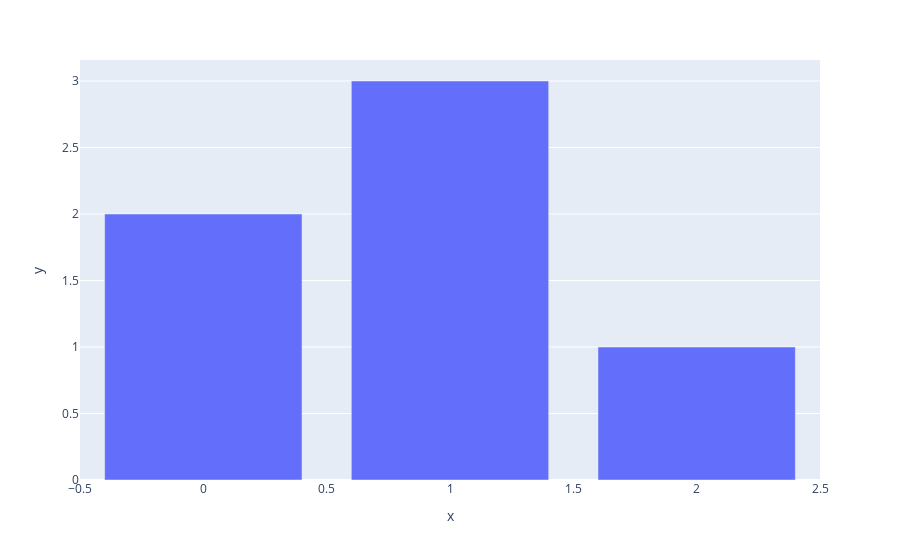

Here is the notebook cell this chart was saved with:
### Markdown cell above
<a id="section_plotly_offline"></a> 
## Plotly offline

[volver a TOC](#section_toc)

Plotly offline nos permite crear gráficos y guardarlos localmente (no requiere de una conexión a internet).

Ejemplo:

### Code cell
# px es plotly express
fig = px.bar(y=[2, 3, 1])
fig.show() # muestra el gráfico en la celda de abajo

### Figure 1 — Plotly figure (JSON) as saved in the notebook; plotly's stock layout.template omitted (floating-point values rounded to 4 significant figures)
{"data": [{"alignmentgroup": "True", "hovertemplate": "x=%{x}<br>y=%{y}<extra></extra>", "legendgroup": "", "marker": {"color": "#636efa"}, "name": "", "offsetgroup": "", "orientation": "v", "showlegend": false, "textposition": "auto", "type": "bar", "x": [0, 1, 2], "xaxis": "x", "y": [2, 3, 1], "yaxis": "y"}], "layout": {"autosize": true, "barmode": "relative", "legend": {"tracegroupgap": 0}, "margin": {"t": 60}, "xaxis": {"anchor": "y", "autorange": true, "domain": [0, 1], "range": [-0.5, 2.5], "title": {"text": "x"}, "type": "linear"}, "yaxis": {"anchor": "x", "autorange": true, "domain": [0, 1], "range": [0, 3.158], "title": {"text": "y"}, "type": "linear"}}}
